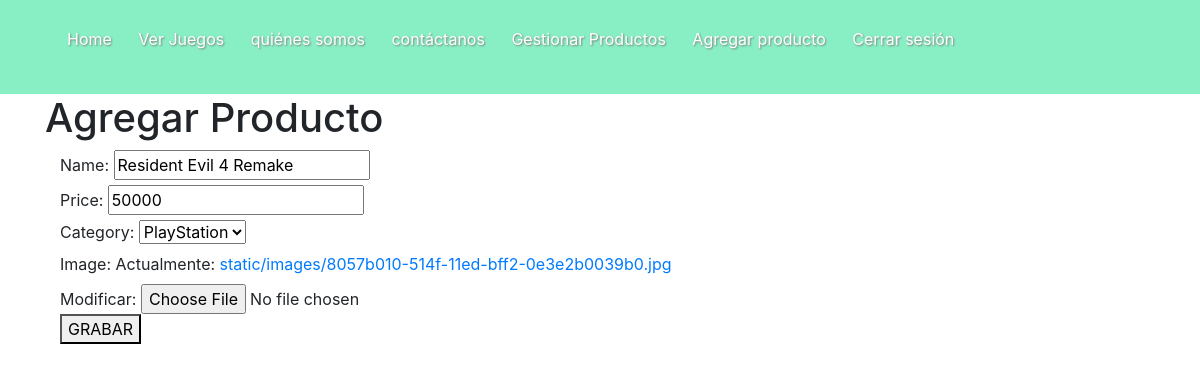
The app's page /edit_product/8 (signed in) with its own data.
### core/models.py (models this page shows, shortened)
class Product(models.Model):
	name = models.CharField(max_length=100)
	price = models.PositiveIntegerField()
	category = models.ForeignKey(Category, on_delete=models.CASCADE, default=1)
	image = models.ImageField(upload_to='static/images')

class Category(models.Model):
	name = models.CharField(max_length=50)
	def __str__(self):
		return self.name
	class Meta:
		verbose_name_plural = 'categories'

### core/views.py (the view)
# urls.py: path('edit_product/<int:pk>', views.ProductUpdate.as_view() , name="edit_product"),
@method_decorator(login_required, name='dispatch')
class ProductUpdate(UpdateView):
    model = Product
    form_class = ProductForm
    template_name = 'edit_product.html'
    success_url = reverse_lazy('list_product')

### core/forms.py
class ProductForm(forms.ModelForm):
    class Meta:
        model = Product
        fields = ['name', 'price', 'category', 'image']

### core/templates/edit_product.html (shortened to what this page needs)
{% extends 'base.html' %}
{% block content %}
    <h1>Agregar Producto</h1>
    <div class="content container">
    <form method="POST">
        {% csrf_token %} {{ form }}
        <button type="submit">GRABAR</button>
    </form>
    </div>
{% endblock %}

### static/css/estilos.css (style rules this page uses)
.content { width: 100%; }
body { background-color: orange; }

### records on screen
Product: name "Resident Evil 4 Remake", price "50000", category "PlayStation"
